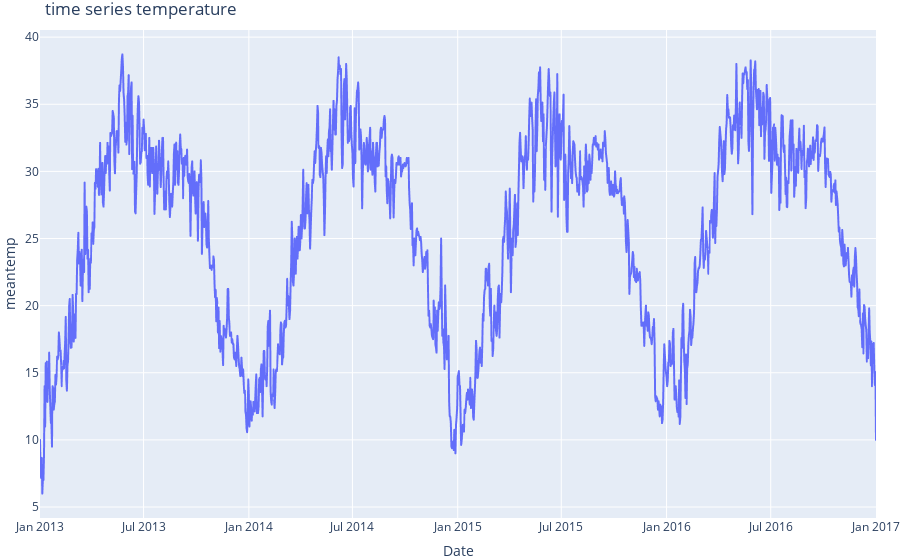

Notebook code for this chart:
### Code cell
plot.plot_time_series(df=train_data, x="date", y="meantemp", title=f"time series temperature")

### Figure 1 — Plotly figure (JSON) as saved in the notebook; plotly's stock layout.template omitted (floating-point values rounded to 4 significant figures; data arrays with more than 128 entries replaced by an {"elided": "..."} marker saying what was removed)
{"data": [{"hovertemplate": "date=%{x}<br>meantemp=%{y}<extra></extra>", "legendgroup": "", "line": {"color": "#636efa", "dash": "solid"}, "marker": {"symbol": "circle"}, "mode": "lines", "name": "", "showlegend": false, "type": "scattergl", "x": {"elided": "1462 str values"}, "xaxis": "x", "y": {"elided": "1462 float values"}, "yaxis": "y"}], "layout": {"autosize": true, "legend": {"tracegroupgap": 0}, "margin": {"b": 0, "l": 0, "r": 0, "t": 30}, "title": {"text": "time series temperature"}, "xaxis": {"anchor": "y", "domain": [0, 1], "title": {"text": "Date"}}, "yaxis": {"anchor": "x", "domain": [0, 1], "title": {"text": "meantemp"}}}}
